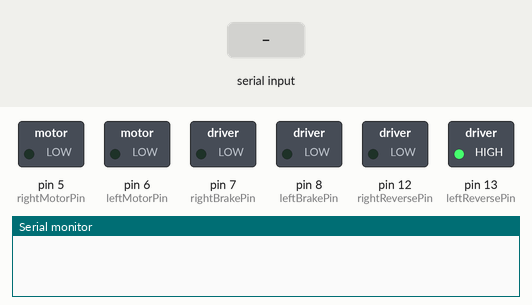
Recording of a sketch running on a simulated Arduino Uno, built with avr-gcc and run on an emulated ATmega328P. Shown: switched loads named in the sketch (green lamp = pin HIGH), the last lines printed to the serial monitor. The inputs (shaded band) are chosen by the test bench.

Above: at 1.2 s.
1.3 s: "90,45U" received over Serial
At 2.4 s:
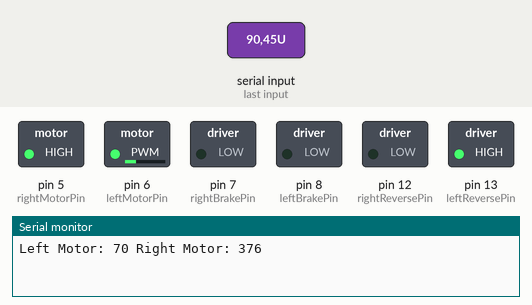
2.8 s: "30,150U" received over Serial
At 3.5 s:
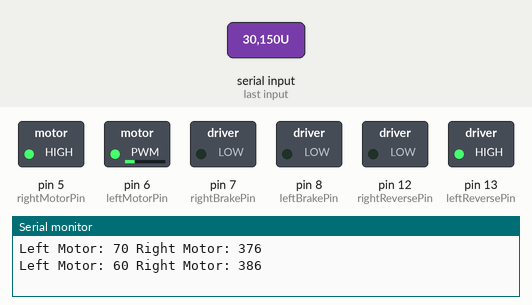
Timing chart, 0 to 5.8 s (numbered marks = the images above; inputs shaded):
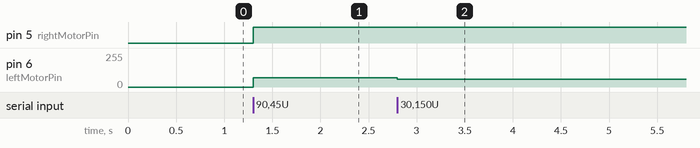

Measured:
- after the input at 1.3 s, pin 5 (rightMotorPin): LOW → HIGH at once; pin 6 (leftMotorPin): 0/255 → 70/255 at once
- after the input at 2.8 s, pin 6 (leftMotorPin): 70/255 → 60/255 at once

The sketch:

markerFollowAutonomous.ino
```cpp
// Libraries to make Vscode Intellisense happy
#include <String.h>
#include <stdio.h>
#include <PID_v1.h>
////////////////////////////    REMOVE ABOVE FOR ARDUINO    ////////////////////////////

// Define and intialize hardware pins
const int joyYPin = A0;
const int joyXPin = A1;

const int leftBrakePin = 8;
const int rightBrakePin = 7;

const int leftReversePin = 13;
const int rightReversePin = 12;

const int rightMotorPin = 5;
const int leftMotorPin = 6;

const int buttonPin = 2;

// Speeds
int leftMotorSpeed = 0;
int rightMotorSpeed = 0;

// Dropout settings
unsigned long lastValidDataTime = 0;        // Time when last valid data was received
const unsigned long dropoutTimeout = 1000;  // Alive timeout
bool isDropout = false;

// Distance to maintain from the marker
const int followDistance = 186;

// Center alignment for yaw
const int centerX = 960;

// PID control stuff for distance
double KpD = 1.2, KiD = 0, KdD = 0;       /////// TODO: TUNE THESE
double setpointDistance = followDistance, inputDistance, outputDistance;

// PID control stuff for yaw
double KpY = .15, KiY = 0.1, KdY = 0;       /////// TODO: TUNE THESE
double setpointYaw = centerX, inputYaw, outputYaw;

PID distancePID(&inputDistance, &outputDistance, &setpointDistance, KpD, KiD, KdD, DIRECT);

PID yawPID(&inputYaw, &outputYaw, &setpointYaw, KpY, KiY, KdY, DIRECT);

void setup() {

    Serial.begin(115200);

    yawPID.SetMode(AUTOMATIC);
    yawPID.SetOutputLimits(-255, 255);

    distancePID.SetMode(AUTOMATIC);

    // Initialize hardware pins
    pinMode(leftBrakePin, OUTPUT);
    pinMode(rightBrakePin, OUTPUT);
    pinMode(leftReversePin, OUTPUT);
    digitalWrite(leftReversePin, HIGH);
    pinMode(rightReversePin, OUTPUT);
    pinMode(rightMotorPin, OUTPUT);
    pinMode(leftMotorPin, OUTPUT);
    pinMode(buttonPin, INPUT);
}

// Define marker position and distance array [x, y, distance]
int markerPosition[3] = { 0, 0, 0 };

// Define buffer for raw serial data
char BUFFER[14];
int isFailure;

// Define position variables
int x_center, y_center, marker_distance;

// Motor control functions (speed: 0-255). Brakes cut when moving/coasting
void move(int leftSpeed, int rightSpeed) {
    digitalWrite(leftBrakePin, LOW);
    digitalWrite(rightBrakePin, LOW);
    analogWrite(leftMotorPin, constrain(leftSpeed, 0, 255));
    analogWrite(rightMotorPin, constrain(rightSpeed, 0, 255));
    if (leftSpeed == 0) digitalWrite(leftBrakePin, HIGH);
    if (rightSpeed == 0) digitalWrite(rightBrakePin, HIGH);
}

// Cut brakes and cut power
void moveNeutral() {
    digitalWrite(leftBrakePin, LOW);
    digitalWrite(rightBrakePin, LOW);
    analogWrite(leftMotorPin, 0);
    analogWrite(rightMotorPin, 0);
}

// Engage brakes and cut power
void moveBrake() {

    digitalWrite(leftBrakePin, HIGH);
    digitalWrite(rightBrakePin, HIGH);
    analogWrite(leftMotorPin, 0);
    analogWrite(rightMotorPin, 0);
}

// Simple XOR checksum
int calculateChecksum(const char *data) {
    int checksum = 0;
    while (*data) {
        checksum ^= *data++;
    }
    return checksum & 0xFF;  // Lower byte of checksum is sent
}

void loop() {
    if (Serial.available()) {

        //////////////////////////SERIAL DATA///////////////////////////
        // Clear BUFFERs
        memset(BUFFER, 0, sizeof(BUFFER));

        // Read the input Serial Data over UART and store the size of the
        size_t readBytes = Serial.readBytesUntil('U', BUFFER, sizeof(BUFFER));
        int receivedChecksum;

        // Input Integrity Checks
        if (sscanf(BUFFER, "%d,%d,%d,%d", &x_center, &y_center, &marker_distance, &receivedChecksum) == 4) {

            // Find the last comma (before the checksum)
            char *lastComma = strrchr(BUFFER, ',');
            if (lastComma) {
                *lastComma = '\0';  // Truncate string at last comma
            }

            int computedChecksum = calculateChecksum(BUFFER);

            // Store data if checksum valid
            if (computedChecksum == receivedChecksum) {

                // Check for dropout (0,0,0)
                if (x_center == 0 && y_center == 0 && marker_distance == 0) {

                    //Serial.println("Dropout detected. Holding last known values.");
                    isDropout = true;

                } else {

                markerPosition[0] = x_center;
                markerPosition[1] = y_center;
                markerPosition[2] = marker_distance;
                lastValidDataTime = millis();
                isDropout = false;
                }
            } else {
                /*
                Serial.print("Checksum Error: Bad Data: ");
                Serial.print(computedChecksum);
                Serial.print(" != ");
                Serial.println(receivedChecksum);
                */
            }
        }

        ////////////////////////////////////////////////////////////////


        //////////////////// CONTROL CODE /////////////////////////
        // TODO: Make a grade slope speed adjustment based on the y-axis of the marker
        // TODO: Add KILL SWITCH, this is pretty important please do this

        // If we are in dropout, check timeout
        if (isDropout && millis() - lastValidDataTime > dropoutTimeout) {
            //Serial.println("Timeout. Stopping motors.");
            moveBrake();
            return;
        }

        // Compute PID for distance
        inputDistance = markerPosition[2];
        distancePID.Compute();
        int baseSpeed = constrain(outputDistance, 0, 255);

        // Compute PID for yaw
        inputYaw = markerPosition[0];
        yawPID.Compute();

        int yawCorrection = constrain(outputYaw, -baseSpeed, baseSpeed);

        // Adjust movement based on PID outs
        leftMotorSpeed = baseSpeed - yawCorrection;
        rightMotorSpeed = baseSpeed + yawCorrection;

        move(leftMotorSpeed, rightMotorSpeed);

        //Serial.println(yawCorrection);
        //Serial.println(leftMotorSpeed);
        Serial.print("Left Motor: ");       Serial.print(leftMotorSpeed);
        Serial.print(" Right Motor: ");     Serial.println(rightMotorSpeed);

        //Serial.print("D_Error:"); Serial.print(setpointDistance - inputDistance);
        //Serial.print(" Y_Error:"); Serial.print(setpointYaw - inputYaw);
        //Serial.print(" PID_Distance:"); Serial.print(outputDistance);
        //Serial.print(" PID_Yaw:"); Serial.println(outputYaw);

      /////////////////////////////////////////////////////////
    }
}
```
